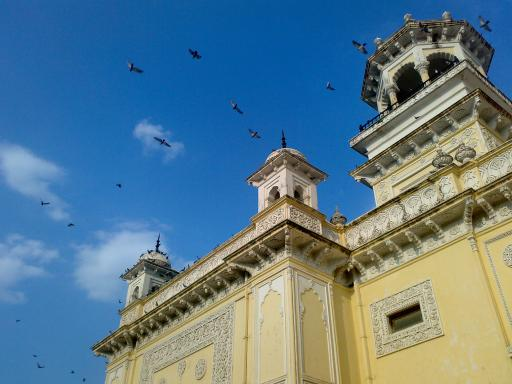
#> input picture tutorial/data/home.jpg, 512 x 384 px
$ python histogram.py
#> lines starting #> are read from the running program, lines starting #| are printed output that depends on the picture
"""
What is histogram:
a graph or plot, gives you an overall idea about the intensity distribution
of an image. It is a plot with pixel values (range from 0 to 255) in X-axis and
corresponding number of pixels in the image on Y-axis.

Terminologies:
DIMS:
It is the number of the parameters for which we collect the data.
RANGE:
It is the range of the parameter value you want to measure.
"""

"""
cv2.calcHist()
 cv2.calcHist(images, channels, mask, histSize, ranges[, hist[, accumulate]])

1. images : it is the source image of type uint8 or float32. it should be given
    in square brackets, ie, “[img]”.
2. channels : it is also given in square brackets. It is the index of channel
    for which we calculate histogram. For example, if input is grayscale image, its value is [0]. For color image, you can pass [0], [1] or [2] to calculate histogram of blue, green or red channel respectively.
3. mask : mask image. To find histogram of full image, it is given as “None”.
    But if you want to find histogram of particular region of image, you have to
    create a mask image for that and give it as mask. (I will show an example later.)
4. histSize : this represents our BIN count. Need to be given in square
    brackets. For full scale, we pass [256].
5. ranges : this is our RANGE. Normally, it is [0,256].

"""

import cv2
import os
from matplotlib import pyplot as plt

DATA_PATH= os.path.join(os.path.dirname(os.getcwd()),"data")

def calculateHist(filename):
#> called with filename = 'tutorial/data/home.jpg'
    img=cv2.imread(filename,cv2.IMREAD_GRAYSCALE)
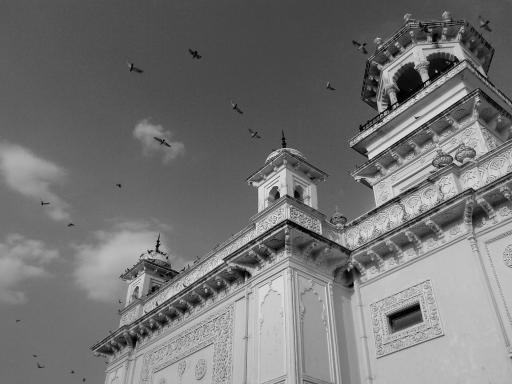
#> img: shape (384, 512); min 0, max 255, mean 116.2
    hist=cv2.calcHist([img],[0],None,[256],[0,256])
#> hist = 256 values, max 3908 at index 111, min 0 at index 242, mean 768
    #plot it
    cv2.imshow("image",img)
    cv2.waitKey(0)
    cv2.destroyAllWindows()
    import pdb; pdb.set_trace()
    plt.plot(hist)
    plt.xlim([0,256])
    plt.show()
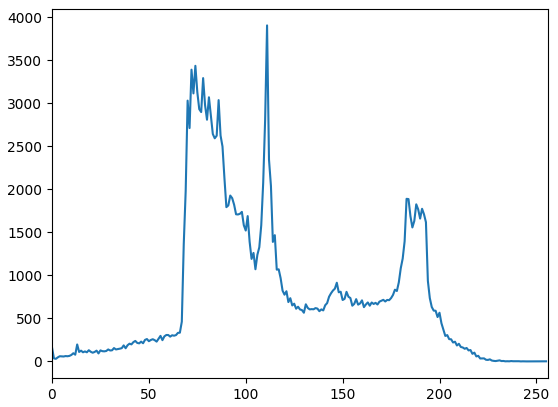
#> figure drawn by matplotlib, 1 panel; curve peaks at x = 111, y = 3908

if __name__ == "__main__":
    calculateHist(os.path.join(DATA_PATH,"home.jpg"))
